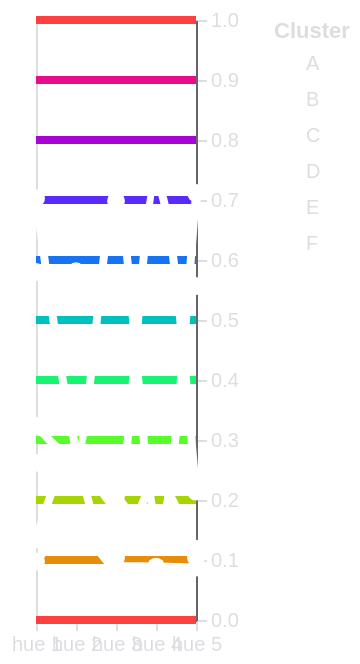

Write the Vega-Lite specification saved for this chart.
### Vega-Lite specification from a JSON file in a GitHub repository (floating-point values rounded to 4 significant figures)
{"config": {"background": "transparent", "title": {"color": "#DBDEE1", "fontSize": 16}, "axis": {"domainColor": "#666666", "gridColor": "#666666", "tickColor": "#DBDEE1", "titleColor": "#DBDEE1", "labelColor": "#DBDEE1"}, "legend": {"labelColor": "#DBDEE1", "titleColor": "#DBDEE1"}, "point": {"size": 80}, "view": {}}, "layer": [{"data": {"name": "data-860c6e4db7d599c4856c3f0256723e5d"}, "mark": {"type": "rule", "strokeWidth": 4}, "encoding": {"color": {"field": "value", "legend": null, "scale": {"scheme": "sinebow"}, "type": "quantitative"}, "y": {"axis": null, "field": "value", "type": "quantitative"}}, "transform": [{"window": [{"op": "count", "as": "index"}]}]}, {"data": {"name": "data-f341e2c007b0b8dc159c2ef280445b67"}, "mark": {"type": "line", "color": "rgba(256,256,256,1)", "interpolate": "monotone", "point": {"color": "white"}, "strokeWidth": 4}, "encoding": {"color": {"field": "Cluster", "legend": {}, "scale": {"domain": ["A", "B", "C", "D", "E", "F"], "range": ["white"]}, "type": "nominal"}, "detail": {"field": "index", "type": "nominal"}, "opacity": {"condition": {"param": "param_1", "value": 1.0}, "value": 0.2}, "x": {"axis": {"labelAngle": 0, "title": null}, "field": "key", "scale": {"padding": 0}, "type": "nominal"}, "y": {"axis": {"orient": "right", "title": null}, "field": "value", "scale": {"domain": [0, 1]}, "type": "quantitative"}}, "name": "view_1", "transform": [{"window": [{"op": "count", "as": "index"}]}, {"fold": ["hue 1", "hue 2", "hue 3", "hue 4", "hue 5"]}, {"calculate": "'hsl(0, 0%, '+ (datum.cluster_lightness/5*75 + 25) + '%)'", "as": "hsl_color"}, {"calculate": "'[12 6]'", "as": "dashes"}]}, {"data": {"name": "data-381ad2edaab94d3fd8d44868d9a7a21c"}, "mark": {"type": "text", "color": "white", "dx": -8, "dy": -8}, "encoding": {"text": {"field": "Cluster", "type": "nominal"}, "x": {"value": 0}, "y": {"axis": null, "field": "hue 1", "scale": {"domain": [0, 1]}, "type": "quantitative"}}}], "height": "container", "params": [{"name": "param_1", "select": {"type": "point", "fields": ["Cluster"]}, "bind": "legend", "views": ["view_1"]}], "resolve": {"scale": {"y": "independent"}}, "width": "container", "$schema": "https://vega.github.io/schema/vega-lite/v5.17.0.json", "datasets": {"data-860c6e4db7d599c4856c3f0256723e5d": [{"value": 0.0}, {"value": 0.1}, {"value": 0.2}, {"value": 0.3}, {"value": 0.4}, {"value": 0.5}, {"value": 0.6}, {"value": 0.7}, {"value": 0.8}, {"value": 0.9}, {"value": 1.0}], "data-f341e2c007b0b8dc159c2ef280445b67": [{"Cluster": "A", "hue 1": 0.09751, "hue 2": 0.1533, "hue 3": 0.09007, "hue 4": 0.08903, "hue 5": 0.08741, "cluster_lightness": 0}, {"Cluster": "B", "hue 1": 0.1341, "hue 2": 0.2753, "hue 3": 0.1903, "hue 4": 0.7258, "hue 5": 0.214, "cluster_lightness": 1}, {"Cluster": "C", "hue 1": 0.2619, "hue 2": 0.2379, "hue 3": 0.2061, "hue 4": 0.1322, "hue 5": 0.7116, "cluster_lightness": 2}, {"Cluster": "D", "hue 1": 0.5801, "hue 2": 0.5813, "hue 3": 0.5664, "hue 4": 0.571, "hue 5": 0.5566, "cluster_lightness": 3}, {"Cluster": "E", "hue 1": 0.3235, "hue 2": 0.2743, "hue 3": 0.6984, "hue 4": 0.1671, "hue 5": 0.119, "cluster_lightness": 4}, {"Cluster": "F", "hue 1": 0.703, "hue 2": 0.2836, "hue 3": 0.1046, "hue 4": 0.2273, "hue 5": 0.1045, "cluster_lightness": 5}], "data-381ad2edaab94d3fd8d44868d9a7a21c": [{"Cluster": "A", "hue 1": 0.09751}, {"Cluster": "B", "hue 1": 0.1341}, {"Cluster": "C", "hue 1": 0.2619}, {"Cluster": "D", "hue 1": 0.5801}, {"Cluster": "E", "hue 1": 0.3235}, {"Cluster": "F", "hue 1": 0.703}]}}
